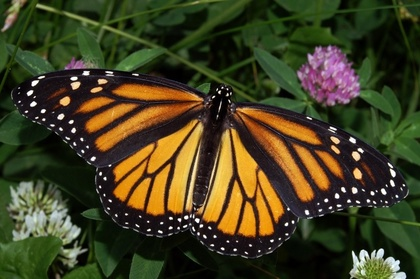
%> input picture Edge Detection/bfly.jpg, 420 x 279 px, shrunk from 800 x 532 before the run
$ octave robert.m   (GNU Octave 9; MATLAB toolbox functions it lacks are replaced by stand-ins)
%> lines starting %> are read from the running program, lines starting %| are printed output that depends on the picture
x = imread('bfly.jpg');
%> x is the input picture: size 279x420x3 uint8; mean R, G, B 66.8, 63.3, 33.1
subplot(2,3,1);
imshow(x,[]);
title('Original')

x = double(rgb2gray(x));
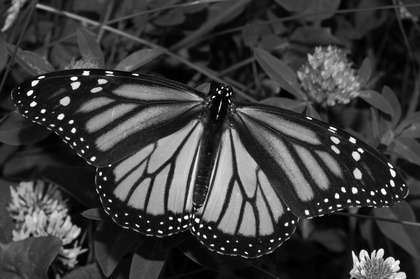
%> x: size 279x420 double; min 0, max 255, mean 60.9
x = padarray(x, [1,1], 0, 'post');
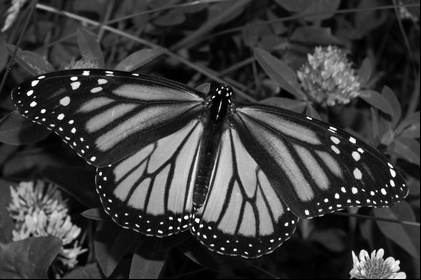
%> x: size 280x421 double; min 0, max 255, mean 60.6
subplot(2,3,2);
imshow(x,[]);
title('Grayscale (after padding)')
edgedetection = x;

[m,n] = size(x);
%> m = 280; n = 421

a = [1,0; 0,-1];
for i = 1:m-1
    for j = 1:n-1
       b = [x(i,j)*a(1,1) x(i+1,j)*a(2,1) x(i,j+1)*a(1,2) x(i+1,j+1)*a(2,2)];
       edgedetection(i,j) = sum(b);
    end
end
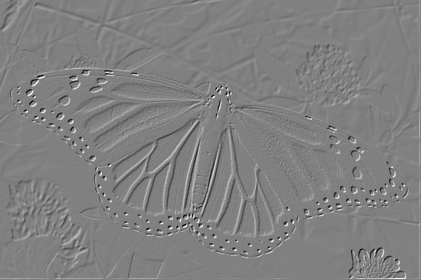
%> edgedetection: size 280x421 double; min -249, max 245, mean 0.3; drawn with min black and max white
subplot(2,3,4);
edgedetection = uint8(edgedetection);
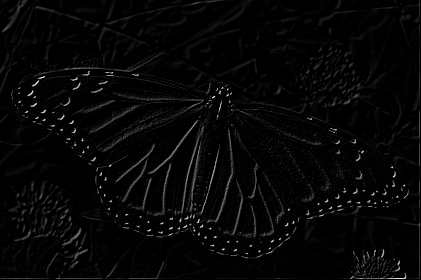
%> edgedetection: size 280x421 uint8; min 0, max 245, mean 6.5
imshow(edgedetection);
title('Robert(x)');

a = [0,1; -1,0];
for i = 1:m-1
    for j = 1:n-1
       b = [x(i,j)*a(1,1) x(i+1,j)*a(2,1) x(i,j+1)*a(1,2) x(i+1,j+1)*a(2,2)];
       edgedetection(i,j) = sum(b);
    end
end
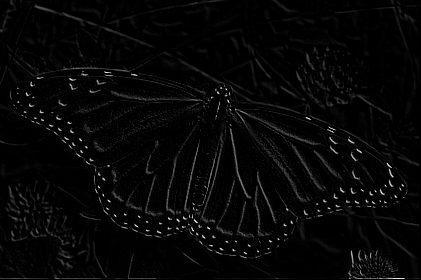
%> edgedetection: size 280x421 uint8; min 0, max 245, mean 6.3
subplot(2,3,5);
edgedetection = uint8(edgedetection);
imshow(edgedetection);
title('Robert(y)');

a = [1,1; -1,-1];
for i = 1:m-1
    for j = 1:n-1
       b = [x(i,j)*a(1,1) x(i+1,j)*a(2,1) x(i,j+1)*a(1,2) x(i+1,j+1)*a(2,2)];
       edgedetection(i,j) = sum(b);
    end
end
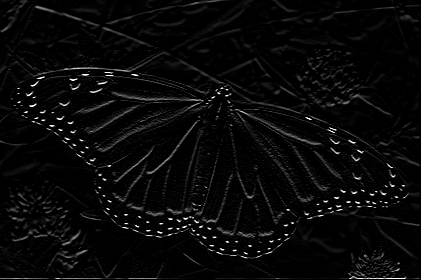
%> edgedetection: size 280x421 uint8; min 0, max 255, mean 8.8
subplot(2,3,6);
edgedetection = uint8(edgedetection);
imshow(edgedetection);
title('Robert');
